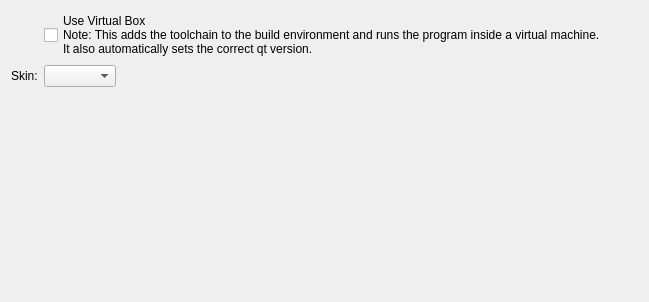
<ui version="4.0" >
 <class>EmbeddedPropertiesPage</class>
 <widget class="QWidget" name="EmbeddedPropertiesPage" >
  <property name="geometry" >
   <rect>
    <x>0</x>
    <y>0</y>
    <width>649</width>
    <height>302</height>
   </rect>
  </property>
  <layout class="QVBoxLayout" name="verticalLayout" >
   <item>
    <layout class="QFormLayout" name="formLayout" >
     <property name="fieldGrowthPolicy" >
      <enum>QFormLayout::ExpandingFieldsGrow</enum>
     </property>
     <item row="0" column="1" >
      <widget class="QCheckBox" name="virtualBoxCheckbox" >
       <property name="text" >
        <string>Use Virtual Box&#xd;
Note: This adds the toolchain to the build environment and runs the program inside a virtual machine.&#xd;
It also automatically sets the correct qt version.</string>
       </property>
      </widget>
     </item>
     <item row="1" column="0" >
      <widget class="QLabel" name="skinLabel" >
       <property name="text" >
        <string>Skin:</string>
       </property>
       <property name="alignment" >
        <set>Qt::AlignLeading|Qt::AlignLeft|Qt::AlignVCenter</set>
       </property>
      </widget>
     </item>
     <item row="1" column="1" >
      <widget class="QComboBox" name="skinComboBox" />
     </item>
    </layout>
   </item>
  </layout>
 </widget>
 <resources/>
 <connections/>
</ui>
